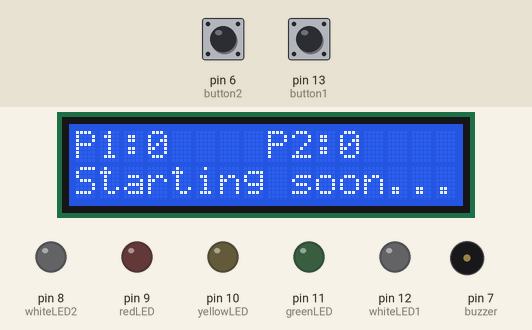
A sketch run on a simulated Arduino Uno, built with avr-gcc and run on an emulated ATmega328P. Parts: 16×2 character LCD, output pins drawn as LEDs (lit = HIGH), buzzer (waves = sounding, pin HIGH). The inputs (shaded band) are chosen by the test bench; at power-on: pin 6 (button2) HIGH, pin 13 (button1) HIGH. Random numbers use the default seed unless the sketch sets one; what the sketch prints to the serial monitor is not drawn.

Above: at 1.6 s.
At 6.9 s:
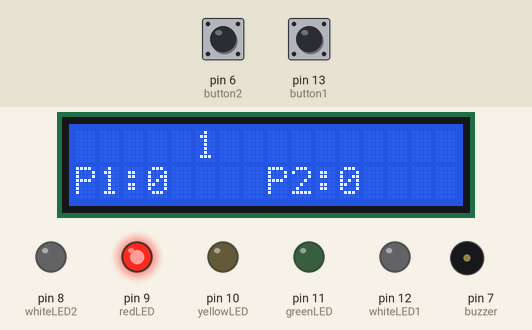
7.0 s: pin 6 (button2) pulled LOW for 3.2 s
At 11.3 s:
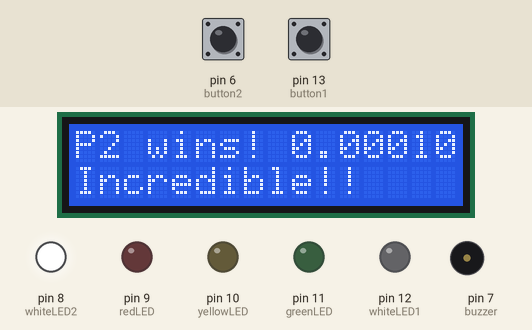
32.2 s: pin 13 (button1) pulled LOW for 0.15 s
At 33.7 s:
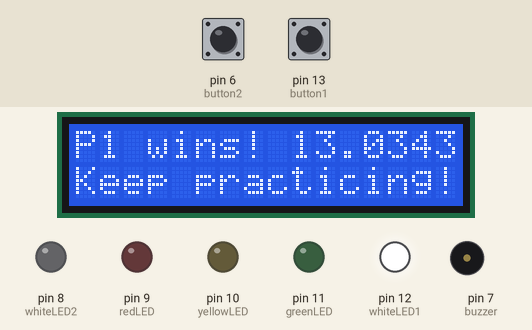
54.3 s: pin 6 (button2) pulled LOW for 0.15 s
At 58.9 s:
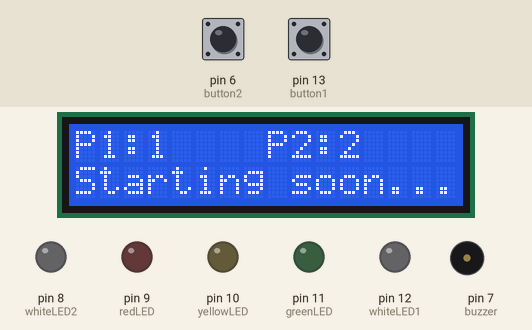
Timing chart, 0 to 66.9 s (numbered marks = the images above; inputs shaded):
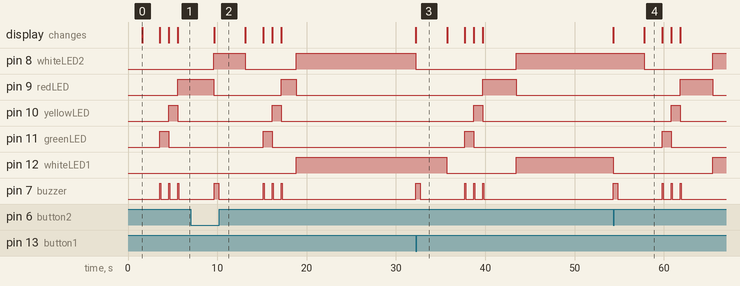

Measured:
- after the input at 7.0 s, pin 10 (yellowLED): LOW → HIGH after 9.1 s, → LOW 1.0 s later; pin 11 (greenLED): LOW → HIGH after 8.1 s, → LOW 1.0 s later; pin 7 (buzzer): LOW → HIGH after 2.6 s, → LOW 0.50 s later, → HIGH 5.0 s later, → LOW 0.10 s later, … (8 changes in this stretch)
- after the input at 32.2 s, pin 8 (whiteLED2): HIGH → LOW at once, → HIGH 11.2 s later; pin 9 (redLED): LOW → HIGH after 7.5 s, → LOW 3.7 s later; pin 10 (yellowLED): LOW → HIGH after 6.5 s, → LOW 1.0 s later; pin 11 (greenLED): LOW → HIGH after 5.5 s, → LOW 1.0 s later; pin 12 (whiteLED1): HIGH → LOW after 3.5 s, → HIGH 7.7 s later
- after the input at 54.3 s, pin 8 (whiteLED2): HIGH → LOW after 3.5 s, → HIGH 7.6 s later; pin 9 (redLED): LOW → HIGH after 7.5 s, → LOW 3.6 s later; pin 10 (yellowLED): LOW → HIGH after 6.5 s, → LOW 1.0 s later; pin 11 (greenLED): LOW → HIGH after 5.5 s, → LOW 1.0 s later; pin 12 (whiteLED1): HIGH → LOW at once, → HIGH 11.1 s later
- by itself, pin 7 (buzzer): alternates HIGH for 0.10 s and LOW for 0.90 s
- what the display in image 0 shows lasts 2.0 s, from 1.6 s to 3.6 s

The sketch:

reaction_timer.ino
```cpp
#include <LiquidCrystal.h>

// RS, E, D4, D5, D6, D7
LiquidCrystal lcd(A1, A2, A3, A4, A5, A0);

int whiteLED1 = 12;
int greenLED  = 11;
int yellowLED = 10;
int redLED    = 9;
int whiteLED2 = 8;

int buzzer  = 7;
int button1 = 13;
int button2 = 6;

bool          buttonPressed = 0;
unsigned long goTime        = 0;
unsigned long reactionTime  = 0;
int           winner        = 0;

// Scoreboard
int score1 = 0;
int score2 = 0;

void setup() {
  pinMode(whiteLED1, OUTPUT);
  pinMode(greenLED,  OUTPUT);
  pinMode(yellowLED, OUTPUT);
  pinMode(redLED,    OUTPUT);
  pinMode(whiteLED2, OUTPUT);
  pinMode(buzzer,    OUTPUT);
  pinMode(button1,   INPUT_PULLUP);
  pinMode(button2,   INPUT_PULLUP);

  randomSeed(analogRead(A1));

  Serial.begin(9600); // <-- ADDED: enables leaderboard app communication

  lcd.begin(16, 2);
  lcd.print("Reaction Timer!");
  lcd.setCursor(0, 1);
  lcd.print("Get Ready...");
  delay(1500);
}

void loop() {

  // Show scoreboard before each round
  lcd.clear();
  lcd.setCursor(0, 0); lcd.print("P1:"); lcd.print(score1);
  lcd.setCursor(8, 0); lcd.print("P2:"); lcd.print(score2);
  lcd.setCursor(0, 1); lcd.print("Starting soon...");
  delay(2000);

  // --- 3 (green) ---
  lcd.clear();
  lcd.setCursor(5, 0); lcd.print("3");
  lcd.setCursor(0, 1); lcd.print("P1:");
  lcd.setCursor(8, 1); lcd.print("P2:");
  lcd.setCursor(3, 1); lcd.print(score1);
  lcd.setCursor(11, 1); lcd.print(score2);
  digitalWrite(greenLED, HIGH);
  digitalWrite(buzzer, HIGH); delay(100); digitalWrite(buzzer, LOW);
  delay(900);
  digitalWrite(greenLED, LOW);

  // --- 2 (yellow) ---
  lcd.clear();
  lcd.setCursor(5, 0); lcd.print("2");
  lcd.setCursor(0, 1); lcd.print("P1:");
  lcd.setCursor(8, 1); lcd.print("P2:");
  lcd.setCursor(3, 1); lcd.print(score1);
  lcd.setCursor(11, 1); lcd.print(score2);
  digitalWrite(yellowLED, HIGH);
  digitalWrite(buzzer, HIGH); delay(100); digitalWrite(buzzer, LOW);
  delay(900);
  digitalWrite(yellowLED, LOW);

  // --- 1 (red) ---
  lcd.clear();
  lcd.setCursor(5, 0); lcd.print("1");
  lcd.setCursor(0, 1); lcd.print("P1:");
  lcd.setCursor(8, 1); lcd.print("P2:");
  lcd.setCursor(3, 1); lcd.print(score1);
  lcd.setCursor(11, 1); lcd.print(score2);
  digitalWrite(redLED, HIGH);
  digitalWrite(buzzer, HIGH); delay(100); digitalWrite(buzzer, LOW);
  delay(random(900, 4901));
  digitalWrite(redLED, LOW);

  // --- GO! ---
  lcd.clear();
  lcd.setCursor(5, 0); lcd.print("GO!!!");
  lcd.setCursor(0, 1); lcd.print(" 0.0000s");
  digitalWrite(whiteLED1, HIGH);
  digitalWrite(whiteLED2, HIGH);
  goTime = millis();

  while (buttonPressed == 0) {
    unsigned long elapsed = millis() - goTime;

    unsigned long whole   = elapsed / 1000;
    unsigned long decimal = elapsed % 1000;

    lcd.setCursor(2, 1);
    lcd.print(whole);
    lcd.print(".");
    if      (decimal <   10) lcd.print("000");
    else if (decimal <  100) lcd.print("00");
    else if (decimal < 1000) lcd.print("0");
    lcd.print(decimal);
    lcd.print("0s ");

    if (digitalRead(button1) == 0) {
      buttonPressed = 1;
      winner = 1;
      digitalWrite(whiteLED2, LOW);
    } else if (digitalRead(button2) == 0) {
      buttonPressed = 1;
      winner = 2;
      digitalWrite(whiteLED1, LOW);
    }
  }

  reactionTime = millis() - goTime;

  // Send result to leaderboard app over USB serial  <-- ADDED
  Serial.print("RESULT:");
  Serial.print(winner);
  Serial.print(":");
  Serial.println(reactionTime);

  // Update score
  if (winner == 1) score1++;
  if (winner == 2) score2++;

  // Format final time
  unsigned long whole   = reactionTime / 1000;
  unsigned long decimal = reactionTime % 1000;

  // --- Result screen ---
  lcd.clear();
  lcd.setCursor(0, 0);
  lcd.print("P"); lcd.print(winner); lcd.print(" wins! ");
  lcd.print(whole); lcd.print(".");
  if      (decimal <   10) lcd.print("000");
  else if (decimal <  100) lcd.print("00");
  else if (decimal < 1000) lcd.print("0");
  lcd.print(decimal);
  lcd.print("0s");

  lcd.setCursor(0, 1);
  if      (reactionTime < 200) lcd.print("Incredible!!");
  else if (reactionTime < 300) lcd.print("Lightning fast!");
  else if (reactionTime < 400) lcd.print("Great!");
  else if (reactionTime < 500) lcd.print("Good!");
  else                         lcd.print("Keep practicing!");

  digitalWrite(buzzer, HIGH); delay(500); digitalWrite(buzzer, LOW);
  delay(3000);

  digitalWrite(whiteLED1, LOW);
  digitalWrite(whiteLED2, LOW);
  buttonPressed = 0;
  winner        = 0;
}
```
